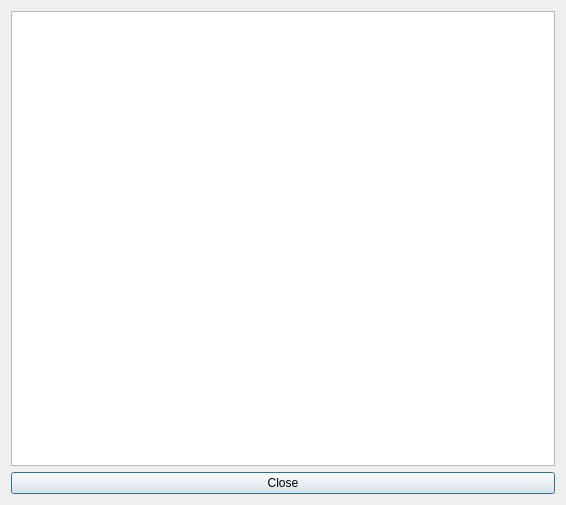
<?xml version="1.0" encoding="UTF-8"?>
<ui version="4.0">
 <class>HelpBlockPlanningForm_template</class>
 <widget class="QDialog" name="HelpBlockPlanningForm_template">
  <property name="geometry">
   <rect>
    <x>0</x>
    <y>0</y>
    <width>566</width>
    <height>505</height>
   </rect>
  </property>
  <property name="windowTitle">
   <string extracomment="This is the title of the dialog for FAQ help">Instructions for the block-planning mode</string>
  </property>
  <layout class="QGridLayout" name="gridLayout">
   <item row="0" column="0">
    <widget class="QTextEdit" name="plainTextEdit"/>
   </item>
   <item row="1" column="0">
    <widget class="QPushButton" name="closePushButton">
     <property name="text">
      <string>Close</string>
     </property>
    </widget>
   </item>
  </layout>
 </widget>
 <layoutdefault spacing="6" margin="11"/>
 <resources/>
 <connections/>
</ui>
